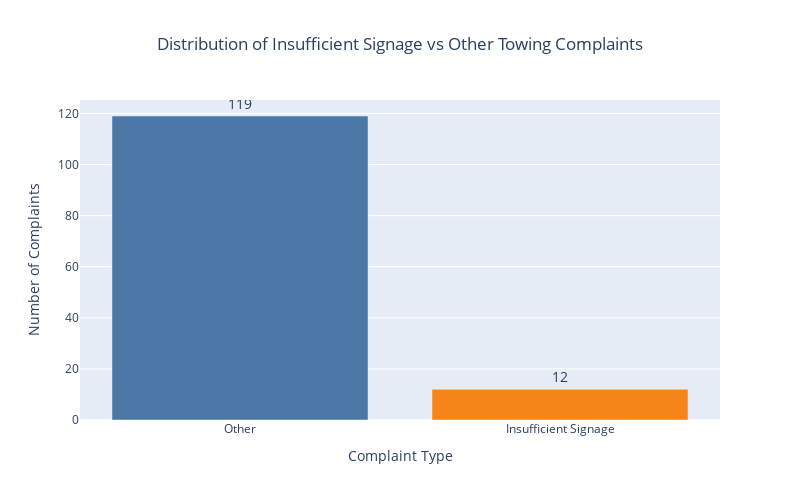

Write notebook code for a chart like this one.
### Code cell
import plotly.express as px

# Create a count of insufficient signage vs other complaints
signage_counts = complaints['Insufficient Signage'].value_counts().reset_index()
signage_counts.columns = ['Type', 'Count']
signage_counts['Type'] = signage_counts['Type'].map({1: 'Insufficient Signage', 0: 'Other'})

# Create bar graph
fig = px.bar(
    signage_counts,
    x='Type',
    y='Count',
    title='Distribution of Insufficient Signage vs Other Towing Complaints',
    color='Type',
    color_discrete_sequence=px.colors.qualitative.T10,
    text='Count'  # Display count on bars
)

# Update layout
fig.update_layout(
    width=800,
    height=500,
    title_x=0.5,  # Center title
    showlegend=False,  # Hide legend since colors are self-explanatory
    xaxis_title="Complaint Type",
    yaxis_title="Number of Complaints"
)

# Update text position
fig.update_traces(
    textposition='outside',
    textfont=dict(size=14)
)

fig.show()

### Figure 1 — Plotly figure (JSON) as saved in the notebook; plotly's stock layout.template omitted (floating-point values rounded to 4 significant figures)
{"data": [{"alignmentgroup": "True", "hovertemplate": "Type=%{x}<br>Count=%{text}<extra></extra>", "legendgroup": "Other", "marker": {"color": "#4C78A8", "pattern": {"shape": ""}}, "name": "Other", "offsetgroup": "Other", "orientation": "v", "showlegend": true, "text": [119], "textfont": {"size": 14}, "textposition": "outside", "type": "bar", "x": ["Other"], "xaxis": "x", "y": [119], "yaxis": "y"}, {"alignmentgroup": "True", "hovertemplate": "Type=%{x}<br>Count=%{text}<extra></extra>", "legendgroup": "Insufficient Signage", "marker": {"color": "#F58518", "pattern": {"shape": ""}}, "name": "Insufficient Signage", "offsetgroup": "Insufficient Signage", "orientation": "v", "showlegend": true, "text": [12], "textfont": {"size": 14}, "textposition": "outside", "type": "bar", "x": ["Insufficient Signage"], "xaxis": "x", "y": [12], "yaxis": "y"}], "layout": {"barmode": "relative", "height": 500, "legend": {"title": {"text": "Type"}, "tracegroupgap": 0}, "showlegend": false, "title": {"text": "Distribution of Insufficient Signage vs Other Towing Complaints", "x": 0.5}, "width": 800, "xaxis": {"anchor": "y", "categoryarray": ["Other", "Insufficient Signage"], "categoryorder": "array", "domain": [0, 1], "title": {"text": "Complaint Type"}}, "yaxis": {"anchor": "x", "domain": [0, 1], "title": {"text": "Number of Complaints"}}}}
